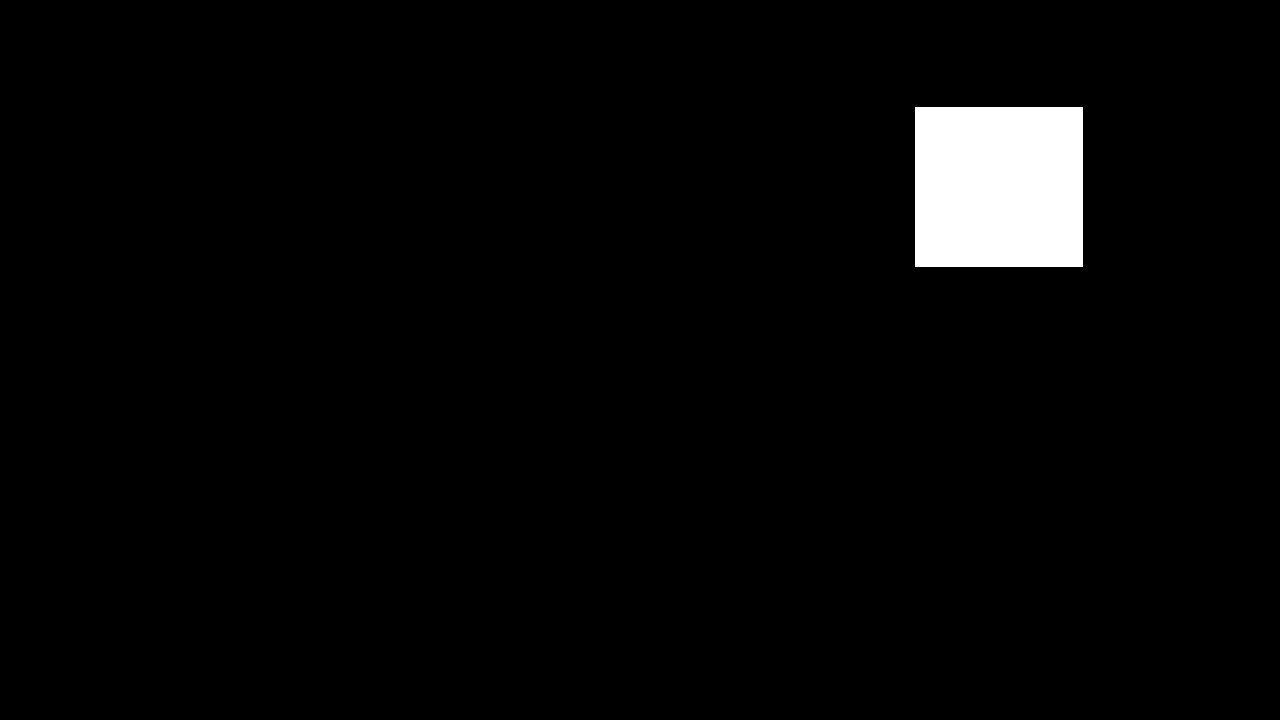
#> input picture ex4/example/1.JPG, 1280 x 720 px, found by its file name
$ jupyter execute --allow-errors ex4.ipynb
#> lines starting #> are read from the running program, lines starting #| are printed output that depends on the picture; after the words box and inside, x2 and y2 are one past the last pixel; in counts of white or black regions, pixels touching at a corner belong together
[cell 1]
import numpy as np
import matplotlib.pyplot as plt
import cv2 as cv

#> (a cell that did not finish here is left out)

[cell 3]
def feature_extraction0(img: np.ndarray) -> np.ndarray:
    # Convert to grayscale
    gray = cv.cvtColor(img, cv.COLOR_BGR2GRAY)
    # Detect corners
    corners = cv.goodFeaturesToTrack(gray, 100, 0.01, 10)
    # Draw corners
    corners = corners.astype(np.intp) # np.int0(corners)
    for i in corners:
        x, y = i.ravel()
        cv.circle(img, (x, y), 3, 255, -1)
    return img

[cell 4]
img = cv.imread('example/1.jpg')
#> img is the input picture: shape (720, 1280, 3); min 0, max 255, mean 7.4

[cell 5]
# Convert to grayscale
gray = cv.cvtColor(img, cv.COLOR_BGR2GRAY).astype(np.int16)
gray = cv.resize(gray, None, fx = 0.5, fy = 0.5, interpolation = cv.INTER_AREA)
#> gray: shape (360, 640) int16
# clear noise
gray = cv.GaussianBlur(gray, (5, 5), 0)

# plot
plt.imshow(gray, cmap='gray')
plt.show()

[cell 6]
def pos(x): return x if x > 0 else None


def neg(x): return x if x < 0 else None

[cell 7]
w_size = 11
offset = w_size//2
uvs = [(u - offset, v-offset) for u in range(w_size) for v in range(w_size)]

[cell 8]
R = np.zeros((gray.shape[0], gray.shape[1]), dtype=np.int32)

for w_size in [5, 11, 21]:
    offset = w_size//2
    uvs = [(u - offset, v-offset) for u in range(w_size) for v in range(w_size)]
    # Compute the response of the detector at each pixel
    R_ = np.zeros((gray.shape[0], gray.shape[1]), dtype=np.int32)
    for u, v in uvs:
        R_[pos(u):neg(u), pos(v):neg(v)] += (gray[pos(u):neg(u), pos(v):neg(v)] - gray[pos(-u):neg(-u), pos(-v):neg(-v)])**2
    R_ = R_ / len(uvs)
    R = np.maximum(R, R_)
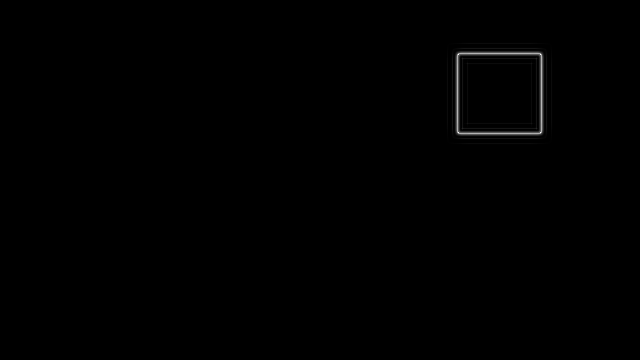
#> R: shape (360, 640) float64; min 0, max 20163.1, mean 58.2; drawn with min black and max white
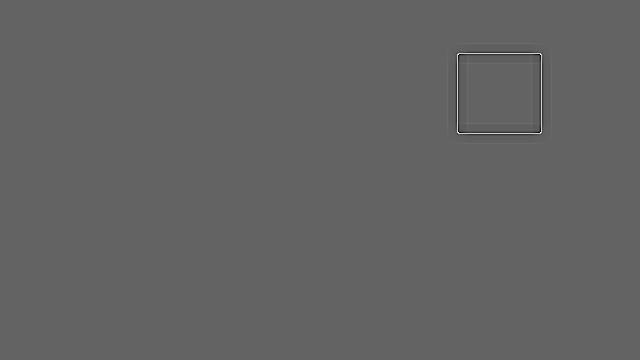
#> R_: shape (360, 640) float64; min -12835.4, max 20163.1, mean -7.9; drawn with min black and max white

[cell 9]
R2 = R * (R > 10000)

# plot
plt.imshow(R2)
plt.title('R'), plt.xticks([]), plt.yticks([])
plt.gcf().set_size_inches(16, 10)
plt.show()

[cell 10]
# get loacl maxima
R_max = np.zeros((R2.shape[0]-2, R2.shape[1]-2), dtype=R2.dtype)

R_max[:,:] = R2[1:-1, 1:-1] > R2[:-2, :-2]
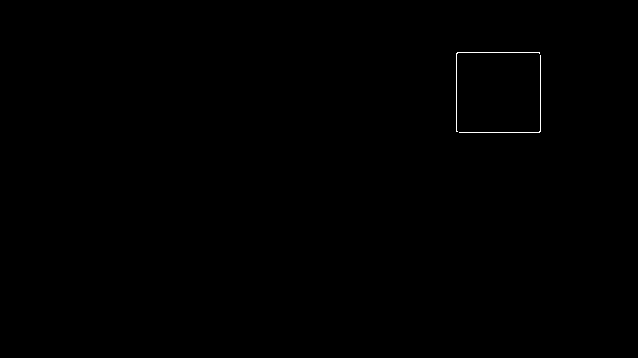
#> R_max: shape (358, 638) float64; values 0 (black) and 1 (white), 0.14% white in thin lines or dots, all inside (x1, y1, x2, y2) = (456, 52, 541, 133)
R_max[:,:] *= R2[1:-1, 1:-1] > R2[:-2, 1:-1]
R_max[:,:] *= R2[1:-1, 1:-1] > R2[:-2, 2:]
R_max[:,:] *= R2[1:-1, 1:-1] > R2[1:-1, :-2]
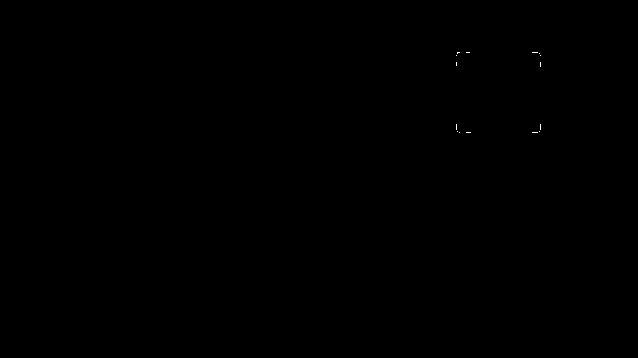
#> R_max: shape (358, 638) float64; values 0 (black) and 1 (white), 0.02% white in thin lines or dots, all inside (x1, y1, x2, y2) = (456, 52, 541, 133)
R_max[:,:] *= R2[1:-1, 1:-1] > R2[1:-1, 2:]
R_max[:,:] *= R2[1:-1, 1:-1] > R2[2:, :-2]
R_max[:,:] *= R2[1:-1, 1:-1] > R2[2:, 1:-1]
R_max[:,:] *= R2[1:-1, 1:-1] > R2[2:, 2:]

# plot
plt.imshow(R_max)
plt.title('R_max'), plt.xticks([]), plt.yticks([])

plt.gcf().set_size_inches(16, 10)
plt.show()

[cell 11]
corners = np.argwhere(R_max)
#> corners = [[52, 459], [52, 537], [53, 457], [53, 539], [55, 456], [55, 540], [129, 456], [129, 540], [131, 457], [131, 539], [132, 459], [132, 537]]
corners
#> Out has the same summary as corners

[cell 12]
def rotate_patch(image, angle):
#> called with angle = -45
    image_center = tuple(np.array(image.shape[1::-1]) / 2)
#> image_center = (16, 16)
    b = int(abs(round(32 * np.sin(np.deg2rad(angle)))))
    c = int(abs(round(32 * np.cos(np.deg2rad(angle)))))
    ratio = ((b+c) / 32)
    rot_mat = cv.getRotationMatrix2D(image_center, angle, ratio)
    result = cv.warpAffine(
        image, rot_mat, (32,32), flags=cv.INTER_LINEAR)
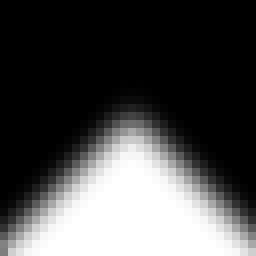
#> result: shape (32, 32) int16 (shown 8 times larger); min 0, max 255, mean 75.5
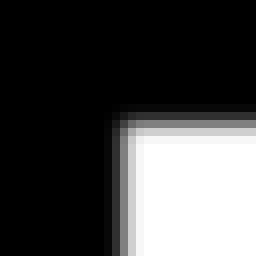
#> image: shape (32, 32) int16 (shown 8 times larger); min 0, max 255, mean 67.8
    return result

plt.imshow(rotate_patch(gray[38:38+32,442:442+32], -45)[:32,:32], cmap='gray')
plt.show()

[cell 13]
blurred = cv.pyrDown(cv.pyrDown(gray))

# build descriptor for each corner
descriptors = []
#> (the rest of this cell did not finish here and is left out)

[cell 14]
my_im = cv.imread('example/1.jpg')
my_im = feature_extraction0(my_im)
#> in feature_extraction0, `corners = cv.goodFeaturesToTrack(gray, 100, 0.01, 10)`: corners = [[915, 107], [1082, 107], [915, 266], [1082, 266]]
#> the loop in feature_extraction0, `for i in corners:` made 4 passes
#> after the loop in feature_extraction0, `for i in corners:`: img: shape (720, 1280, 3); 0.01% of pixels changed, all inside (x1, y1, x2, y2) = (912, 104, 1086, 270)

$ run again, with ex4/example/2.JPG copied over ex4/example/1.JPG
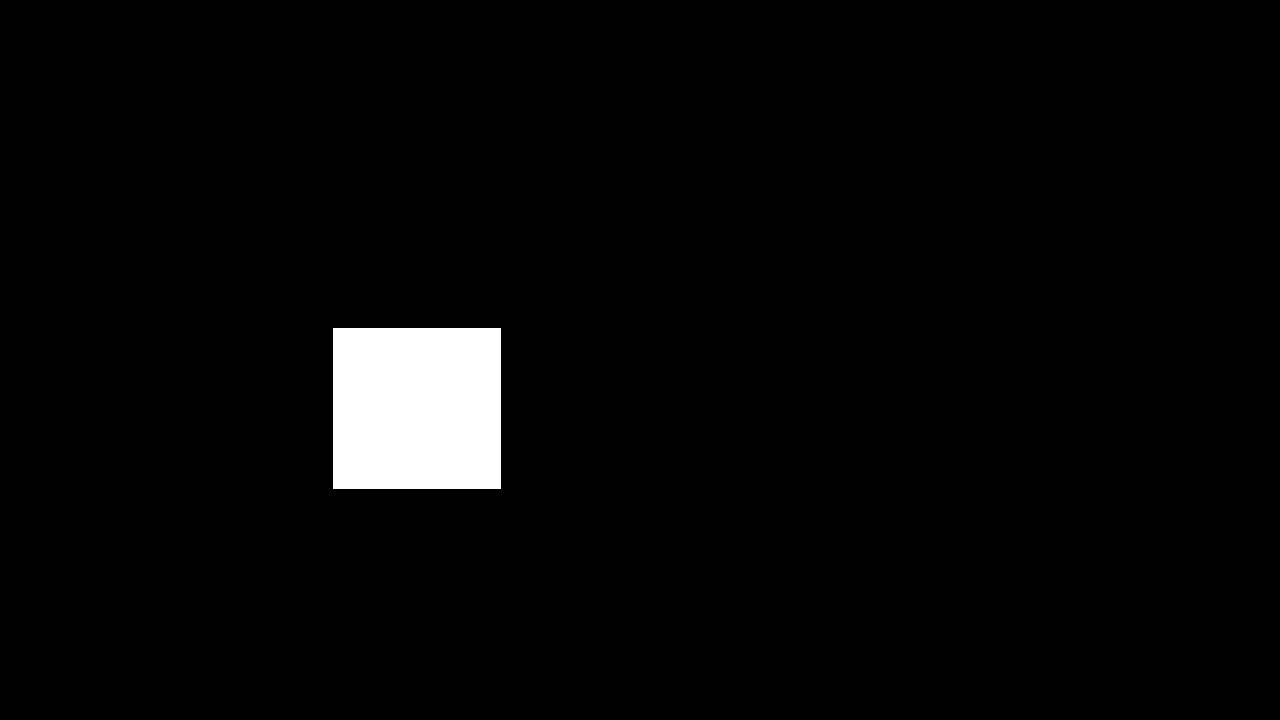
#> input picture ex4/example/2.JPG, 1280 x 720 px, found by its file name
#> img is the input picture: shape (720, 1280, 3); min 0, max 255, mean 7.5
#> after the loop `for w_size in [5, 11, 21]:`:
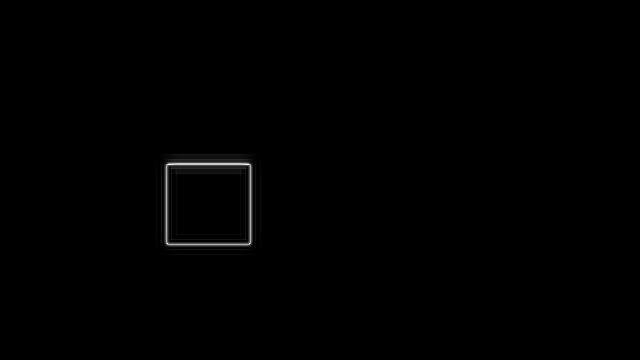
#> R: shape (360, 640) float64; min 0, max 20424.3, mean 70.1; drawn with min black and max white
#> after the loop `for w_size in [5, 11, 21]:`:
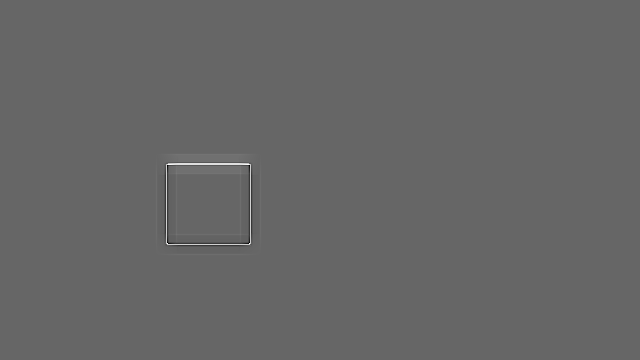
#> R_: shape (360, 640) float64; min -13737.1, max 20424.3, mean 11.7; drawn with min black and max white
#> `corners = np.argwhere(R_max)`: corners = [[163, 168], [163, 246], [165, 165], [165, 249], [240, 165], [240, 249], [242, 166], [242, 248], [243, 168], [243, 246]]
#> Out has the same summary as corners
#> result: shape (32, 32) int16; every value is 0
#> in feature_extraction0, `corners = cv.goodFeaturesToTrack(gray, 100, 0.01, 10)`: corners = [[333, 328], [500, 328], [500, 488], [333, 488]]
#> the loop in feature_extraction0, `for i in corners:` made 4 passes
